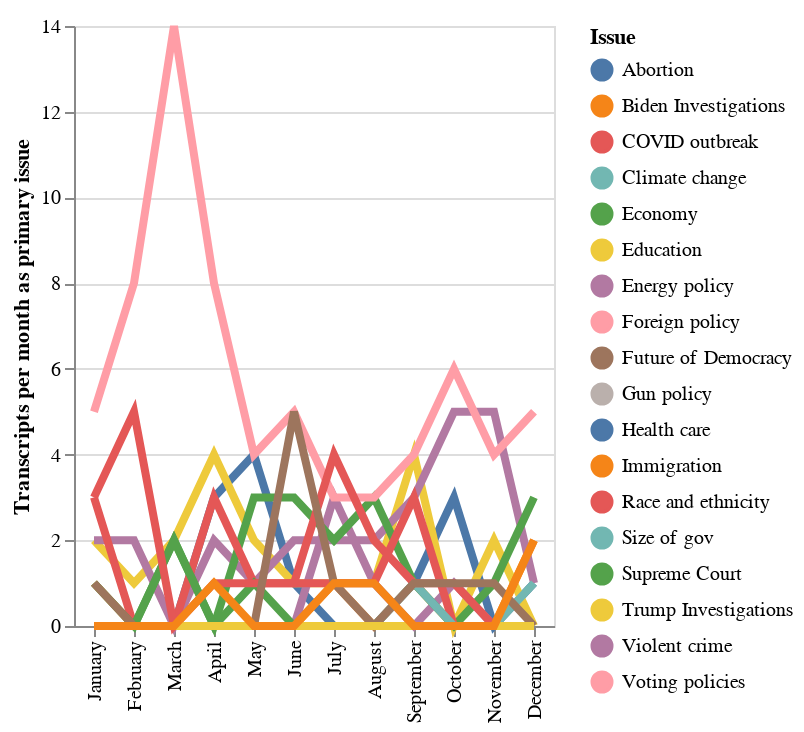

Notebook code cell kept with this figure:
### Markdown cell above
#### Line Chart VIsualization in Altair

### Code cell
#Generate dynamic Altair chart

def generateLineChartP21(changedata):
    sort = ['January','February','March','April','May','June','July','August','September','October','November','December']

    #dropdown options for sorting data by indicator
    metricOptions = ['Tucker Carlson',
       'Rachel Maddow']
    
    input_dropdown = None
    
    dropdown_selection = None
    
    #input the dropdown menu and bind it to the dropdown selection that uses the indicators as its field
    input_dropdown = alt.binding_select(options=metricOptions, name="Host: ")
    dropdown_selection = alt.selection_single(fields=['host'], init={"host":metricOptions[0]}, bind=input_dropdown)
    

    #create a base line chart with a tooltip that will show the country name, year, and amount for every point on the graph
    line = alt.Chart(changedata).mark_line().encode( 
         x = alt.X('Month:N', title =None, sort=sort),
         y = 'Transcripts per month as primary issue:Q',
         tooltip=['Issue:N', 'Month:N'],
     
         color = alt.Color('Issue', 
                  )
    )
     
    #make a selection that will highlight individual lines based on the country name for the point that the mouse is nearest to   
    highlight = alt.selection(type='single', on='mouseover',
                          fields=['variable'], nearest=True)
    
    #mark the invisible points adding the highlight selection that determines which field to highlight based on mouseover proximity
    points1 = line.mark_circle().encode(
    opacity=alt.value(0)
    ).add_selection(
    highlight
    )
      
    #line chart that increases the size of the lines of the base line chart based on the condition of whether the mouse is closest
    #to a point on the highlight selection being used on the points
    lines = line.mark_line().encode(
    size=alt.condition(highlight, alt.value(4), alt.value(.8))
    )
    
    #layer the points and lines charts and add the dropdown selection that filters the data accordingly
    final = alt.layer(
        points1, lines).add_selection(
    dropdown_selection
    ).transform_filter(
    dropdown_selection
    )
    
    return final
generateLineChartP21(changedata)

### Figure 1 — Vega-Lite specification as saved in the notebook (floating-point values rounded to 4 significant figures; data arrays with more than 128 entries replaced by an {"elided": "..."} marker saying what was removed)
{"config": {"view": {"continuousWidth": 400, "continuousHeight": 300}}, "layer": [{"mark": "circle", "encoding": {"color": {"field": "Issue", "type": "nominal"}, "opacity": {"value": 0}, "tooltip": [{"field": "Issue", "type": "nominal"}, {"field": "Month", "type": "nominal"}], "x": {"field": "Month", "sort": ["January", "February", "March", "April", "May", "June", "July", "August", "September", "October", "November", "December"], "title": null, "type": "nominal"}, "y": {"field": "Transcripts per month as primary issue", "type": "quantitative"}}, "selection": {"selector002": {"type": "single", "on": "mouseover", "fields": ["variable"], "nearest": true}, "selector001": {"type": "single", "fields": ["host"], "init": {"host": "Tucker Carlson"}, "bind": {"input": "select", "options": ["Tucker Carlson", "Rachel Maddow"], "name": "Host: "}}}}, {"mark": "line", "encoding": {"color": {"field": "Issue", "type": "nominal"}, "size": {"condition": {"value": 4, "selection": "selector002"}, "value": 0.8}, "tooltip": [{"field": "Issue", "type": "nominal"}, {"field": "Month", "type": "nominal"}], "x": {"field": "Month", "sort": ["January", "February", "March", "April", "May", "June", "July", "August", "September", "October", "November", "December"], "title": null, "type": "nominal"}, "y": {"field": "Transcripts per month as primary issue", "type": "quantitative"}}}], "data": {"name": "data-6e49da75bee858aefbbdde05a413e844"}, "transform": [{"filter": {"selection": "selector001"}}], "$schema": "https://vega.github.io/schema/vega-lite/v4.17.0.json", "datasets": {"data-6e49da75bee858aefbbdde05a413e844": {"elided": "396 records"}}}
